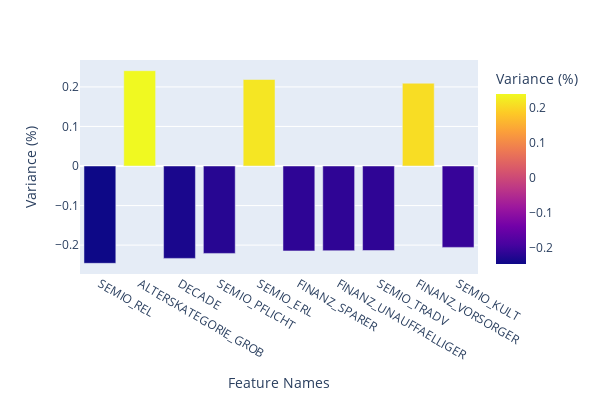

Notebook code cell kept with this figure:
### Markdown cell above
Positive correlation between 'PLZ8_ANTG3'(Number of 6-10 family houses in the PLZ8 region), 'HH_EINKOMMEN_SCORE'(Estimated household net income) and 'PLZ8_ANTG4'(Number of 10+ family houses in the PLZ8 region).

Negative correlation between 'LP_STATUS_GROB'(Social status, rough scale) , LP_STATUS_FEIN (Social status, fine scale), 'FINANZ_MINIMALIST'(low financial interest), 'MOBI_REGIO'(Movement patterns), 'KBA05_ANTG1'(Number of 1-2 family houses in the microcell), 'KBA05_GBZ'(Number of buildings in the microcell) and 'PLZ8_ANTG1'(Number of 1-2 family houses in the PLZ8 region).

### Code cell
# Map weights for the second principal component to corresponding feature names
# and then print the linked values, sorted by weight.

plot_weights(pca2,1,feat_names,10)

### Figure 1 — Plotly figure (JSON) as saved in the notebook; plotly's stock layout.template omitted (floating-point values rounded to 4 significant figures)
{"data": [{"alignmentgroup": "True", "hovertemplate": "Feature Names=%{x}<br>Variance (%)=%{marker.color}<extra></extra>", "legendgroup": "", "marker": {"color": [-0.246, 0.2409, -0.2335, -0.221, 0.2187, -0.2146, -0.2141, -0.2136, 0.2093, -0.2057], "coloraxis": "coloraxis", "pattern": {"shape": ""}}, "name": "", "offsetgroup": "", "orientation": "v", "showlegend": false, "textposition": "auto", "type": "bar", "x": ["SEMIO_REL", "ALTERSKATEGORIE_GROB", "DECADE", "SEMIO_PFLICHT", "SEMIO_ERL", "FINANZ_SPARER", "FINANZ_UNAUFFAELLIGER", "SEMIO_TRADV", "FINANZ_VORSORGER", "SEMIO_KULT"], "xaxis": "x", "y": [-0.246, 0.2409, -0.2335, -0.221, 0.2187, -0.2146, -0.2141, -0.2136, 0.2093, -0.2057], "yaxis": "y"}], "layout": {"barmode": "relative", "coloraxis": {"colorbar": {"title": {"text": "Variance (%)"}}, "colorscale": [[0, "#0d0887"], [0.1111, "#46039f"], [0.2222, "#7201a8"], [0.3333, "#9c179e"], [0.4444, "#bd3786"], [0.5556, "#d8576b"], [0.6667, "#ed7953"], [0.7778, "#fb9f3a"], [0.8889, "#fdca26"], [1, "#f0f921"]]}, "height": 400, "legend": {"tracegroupgap": 0}, "margin": {"t": 60}, "width": 600, "xaxis": {"anchor": "y", "domain": [0, 1], "title": {"text": "Feature Names"}}, "yaxis": {"anchor": "x", "domain": [0, 1], "title": {"text": "Variance (%)"}}}}
